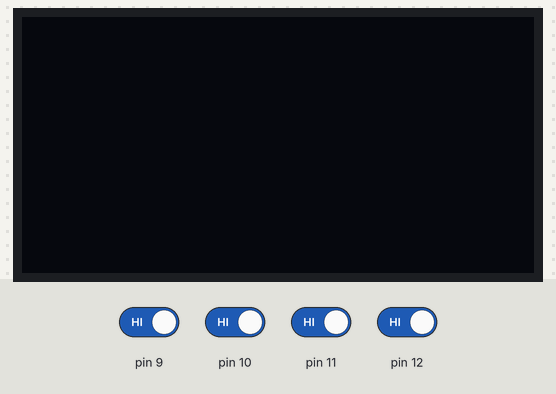
Bench run of a sketch on a simulated Arduino Uno, built with avr-gcc and run on an emulated ATmega328P. On the bench: 128×64 one-colour display. Inputs (shaded band) come from the test bench; at power-on: pin 9–12 HIGH.

Above: at 1.2 s.
1.3 s: pin 9 driven LOW
At 2.4 s:
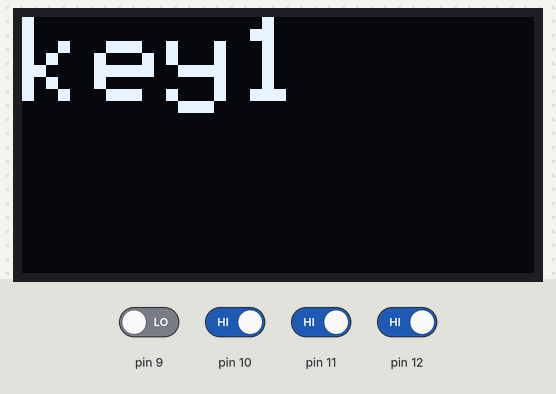
2.8 s: pin 10 driven LOW
At 3.01 s:
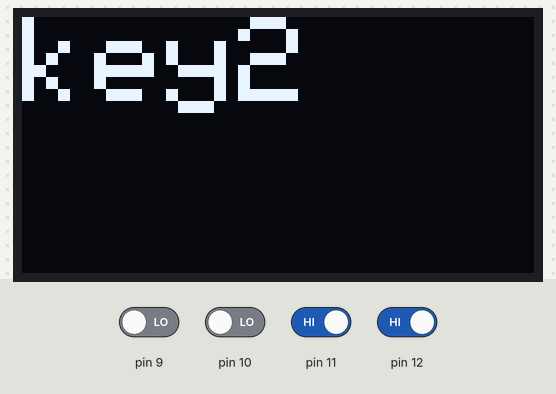
5.3 s: pin 11 driven LOW
At 5.76 s:
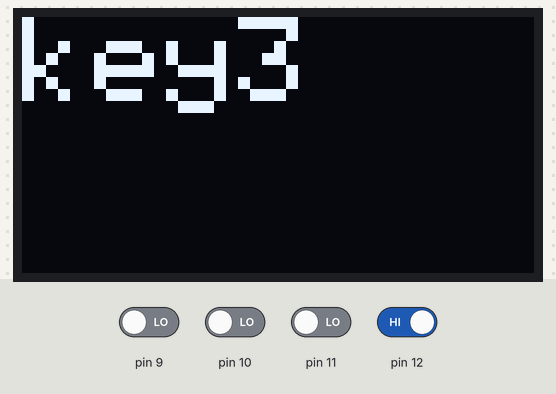
7.1 s: pin 12 driven LOW
At 7.33 s:
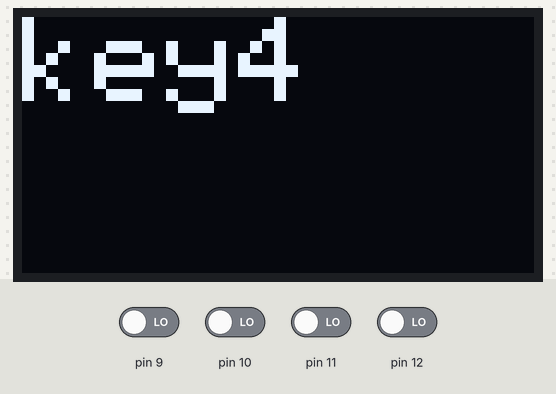
Timing chart, 0 to 9.6 s (numbered marks = the images above; inputs shaded):
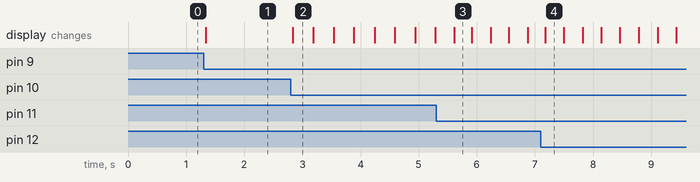

Measured:
- after the input at 1.3 s, the display: changes at once (image 1)
- after the input at 2.8 s, the display: changes at once (image 2)
- after the input at 5.3 s, the display: changes after 0.31 s (image 3)
- after the input at 7.1 s, the display: changes after 0.08 s (image 4)

The sketch:

sketch_apr07a.ino
```cpp
#include <Adafruit_GFX.h>     //包含图形库
#include <Adafruit_SSD1306.h> //包含SSD1306 OLED驱动库
#include <Wire.h>             //包含IIC通讯库

Adafruit_SSD1306 display(128, 64, &Wire, -1);                               //创建一个长128像素 宽64像素 硬件IIC通讯 没有复位引脚的屏幕对象

void setup()
{
  Serial.begin(9600);                             //初始化串口通讯 波特率9600
  if (!display.begin(SSD1306_SWITCHCAPVCC, 0x3C)) //如果没有正常初始化IIC地址0x3C的屏幕
  {
    Serial.print("SSD1306 allocation failed"); //串口打印报错信息
    for (;;)                                   //死循环
      ;
  }

  display.clearDisplay(); //清空屏幕数据缓冲区
  display.display();      //输出缓冲区数据至屏幕

  // initialize the pushbutton pin as an input:
  pinMode(9, INPUT);
  pinMode(10, INPUT);
  pinMode(11, INPUT);
  pinMode(12, INPUT);
}

void loop()
{
  if(digitalRead(9)==0)
  {
    display.clearDisplay();              //清空屏幕数据缓冲区
    display.setTextSize(3);              //设置字体大小为1:3
    display.setTextColor(SSD1306_WHITE); //设置字体颜色为白色
    display.setCursor(0, 0);             //设置显示位置(该位置为字符的左上角坐标)
    display.print("key1");            //打印输入的字符
    display.display();                   //刷新屏幕
  }
  if(digitalRead(10)==0)
  {
    display.clearDisplay();              //清空屏幕数据缓冲区
    display.setTextSize(3);              //设置字体大小为1:3
    display.setTextColor(SSD1306_WHITE); //设置字体颜色为白色
    display.setCursor(0, 0);             //设置显示位置(该位置为字符的左上角坐标)
    display.print("key2");            //打印输入的字符
    display.display();                   //刷新屏幕
  }
  if(digitalRead(11)==0)
  {
    display.clearDisplay();              //清空屏幕数据缓冲区
    display.setTextSize(3);              //设置字体大小为1:3
    display.setTextColor(SSD1306_WHITE); //设置字体颜色为白色
    display.setCursor(0, 0);             //设置显示位置(该位置为字符的左上角坐标)
    display.print("key3");            //打印输入的字符
    display.display();                   //刷新屏幕
  }
  if(digitalRead(12)==0)
  {
    display.clearDisplay();              //清空屏幕数据缓冲区
    display.setTextSize(3);              //设置字体大小为1:3
    display.setTextColor(SSD1306_WHITE); //设置字体颜色为白色
    display.setCursor(0, 0);             //设置显示位置(该位置为字符的左上角坐标)
    display.print("key4");            //打印输入的字符
    display.display();                   //刷新屏幕
  }
  delay(10);
}
```
